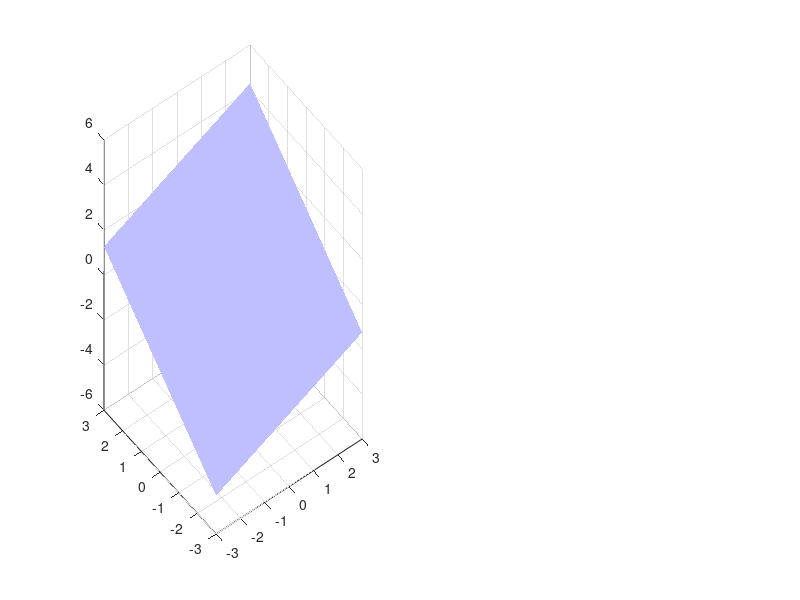

Here is the MATLAB script that generated this plot: (Note: this script raises an error after producing the figure.)

%%%%%%%%%%%%%%%%%%%%%%%%%%%%%%%%%%%%%%
%Sensitivity to small changes in data%
%%%%%%%%%%%%%%%%%%%%%%%%%%%%%%%%%%%%%%

clear
beta1 = 0.5; beta2 = 1;

%First, without correlations between x's
N = 100;
eps = 0.3;

x1 = randn(N,1);
x2 = randn(N,1);
X = [x1, x2];
y = beta1*x1+beta2*x2 + eps*randn(N,1);
%Fit for beta1_hat and beta2_hat
bhat1 = (X'*X)\X'*y;

%Plot in 3D
clf
subplot(1,2,1)
tt = -3:0.1:3;
[X, Y] = meshgrid(tt,tt);
Z = bhat1(1).*X+bhat1(2).*Y;
S = surf(X,Y,Z, 'facecol', [0.75, 0.75, 1], 'edgecol', 'no');%,...
alpha(0.5)
hold on
scatter3(x1, x2, y, '.b')

%Then repeat with another set of estimates
x1 = randn(N,1);
x2 = randn(N,1);
X = [x1, x2];
y = beta1*x1+beta2*x2 + eps*randn(N,1);
%Fit for beta1_hat and beta2_hat
bhat1 = (X'*X)\X'*y;

%Plot in 3D
[X, Y] = meshgrid(tt,tt);
Z = bhat1(1).*X+bhat1(2).*Y;
S = surf(X,Y,Z, 'facecol', [1, 0.75, 0.75], 'edgecol', 'no');%,...
alpha(0.5)
scatter3(x1, x2, y, '.r')
xlabel('x_1'); ylabel('x_2'); zlabel('y')

subplot(1,2,2)
%Plot 'energy function'
energy = @(b1, b2) (y-b1*x1-b2*x2)'*(y-b1*x1-b2*x2);
Z = zeros(size(X));
for i = 1:size(X,1)
	for j = 1:size(X,2)
		Z(i,j) = energy(tt(i), tt(j));
	end
end
pcolor(X, Y, Z);
hold on
xlabel('\beta_2')
ylabel('\beta_1')
plot(beta1, beta2, 'r.', 'linewidth', 20)
%saveplot(gcf, './worksheets/04_30_2015/correlatedfitsplot_indep.eps')
plot2svg('./worksheets/04_30_2015/correlatedfitsplot_indep.svg')

%%%%%%%%%%%%%%%%%%%%%%%%%%%%%%%%%%%%%%%%%%%
%Then do the same for correlated X data...%
%%%%%%%%%%%%%%%%%%%%%%%%%%%%%%%%%%%%%%%%%%%

clear
beta1 = 0.5; beta2 = 1;

%First, without correlations between x's
N = 100;
eps = 0.3;
eps2 = 0.1;

x1 = randn(N,1);
x2 = x1+eps2*randn(N,1);
X = [x1, x2];
y = beta1*x1+beta2*x2 + eps*randn(N,1);
%Fit for beta1_hat and beta2_hat
bhat1 = (X'*X)\X'*y;

%Plot in 3D
clf
subplot(1,2,1)
tt = -3:0.1:3;
[X, Y] = meshgrid(tt,tt);
Z = bhat1(1).*X+bhat1(2).*Y;
S = surf(X,Y,Z, 'facecol', [0.75, 0.75, 1], 'edgecol', 'no');%,...
alpha(0.5)
hold on
scatter3(x1, x2, y, '.b')

%Then repeat with another set of estimates
x1 = randn(N,1);
x2 = x1+eps2*randn(N,1);
X = [x1, x2];
y = beta1*x1+beta2*x2 + eps*randn(N,1);
%Fit for beta1_hat and beta2_hat
bhat1 = (X'*X)\X'*y;

%Plot in 3D
[X, Y] = meshgrid(tt,tt);
Z = bhat1(1).*X+bhat1(2).*Y;
S = surf(X,Y,Z, 'facecol', [1, 0.75, 0.75], 'edgecol', 'no');%,...
alpha(0.5)
scatter3(x1, x2, y, '.r')
xlabel('x_1'); ylabel('x_2'); zlabel('y')

subplot(1,2,2)
%Plot 'energy function'
energy = @(b1, b2) (y-b1*x1-b2*x2)'*(y-b1*x1-b2*x2);
Z = zeros(size(X));
for i = 1:size(X,1)
	for j = 1:size(X,2)
		Z(i,j) = energy(tt(i), tt(j));
	end
end
pcolor(X, Y, Z);
hold on
xlabel('\beta_2')
ylabel('\beta_1')
plot(beta1, beta2, 'r.', 'linewidth', 20)
%saveplot(gcf, './worksheets/04_30_2015/correlatedfitsplot_corr.eps')
plot2svg('./worksheets/04_30_2015/correlatedfitsplot_corr.svg')
